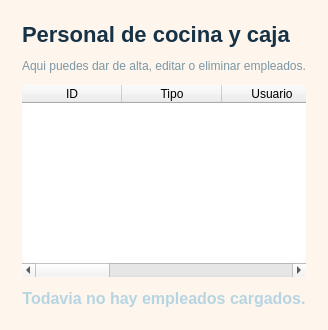
<?xml version="1.0" encoding="UTF-8"?>
<ui version="4.0">
 <class>GestionPersonalListaUI</class>
 <widget class="QFrame" name="GestionPersonalListaUI">
  <property name="styleSheet">
   <string>QFrame#GestionPersonalListaUI { background-color: #FEF5ED; border-radius: 32px; } QLabel { background: transparent; }</string>
  </property>
  <layout class="QVBoxLayout" name="leftLayout">
   <property name="leftMargin"><number>22</number></property>
   <property name="topMargin"><number>22</number></property>
   <property name="rightMargin"><number>22</number></property>
   <property name="bottomMargin"><number>22</number></property>
   <property name="spacing"><number>12</number></property>
   <item>
    <widget class="QLabel" name="title_label">
     <property name="styleSheet"><string>color:#163246;font-size:22px;font-weight:800;</string></property>
     <property name="text"><string>Personal de cocina y caja</string></property>
    </widget>
   </item>
   <item>
    <widget class="QLabel" name="subtitle_label">
     <property name="wordWrap"><bool>true</bool></property>
     <property name="styleSheet"><string>color:#7B97A5;font-size:12px;</string></property>
     <property name="text"><string>Aqui puedes dar de alta, editar o eliminar empleados.</string></property>
    </widget>
   </item>
   <item>
    <widget class="QTableWidget" name="table">
     <property name="columnCount"><number>7</number></property>
     <property name="rowCount"><number>0</number></property>
     <property name="editTriggers"><set>QAbstractItemView::NoEditTriggers</set></property>
     <property name="selectionMode"><enum>QAbstractItemView::NoSelection</enum></property>
     <property name="showGrid"><bool>false</bool></property>
     <property name="styleSheet"><string>QTableWidget{background-color:white;border:none;border-radius:24px;color:#163246;font-size:13px;}QHeaderView::section{background-color:#FC814A;color:white;border:none;padding:10px;font-size:12px;font-weight:700;}</string></property>
     <column><property name="text"><string>ID</string></property></column>
     <column><property name="text"><string>Tipo</string></property></column>
     <column><property name="text"><string>Usuario</string></property></column>
     <column><property name="text"><string>Correo</string></property></column>
     <column><property name="text"><string>SSN</string></property></column>
     <column><property name="text"><string>Editar</string></property></column>
     <column><property name="text"><string>Eliminar</string></property></column>
    </widget>
   </item>
   <item>
    <widget class="QLabel" name="empty_label">
     <property name="alignment"><set>Qt::AlignCenter</set></property>
     <property name="styleSheet"><string>color:#B6D5E2;font-size:16px;font-weight:700;</string></property>
     <property name="text"><string>Todavia no hay empleados cargados.</string></property>
    </widget>
   </item>
  </layout>
 </widget>
</ui>
